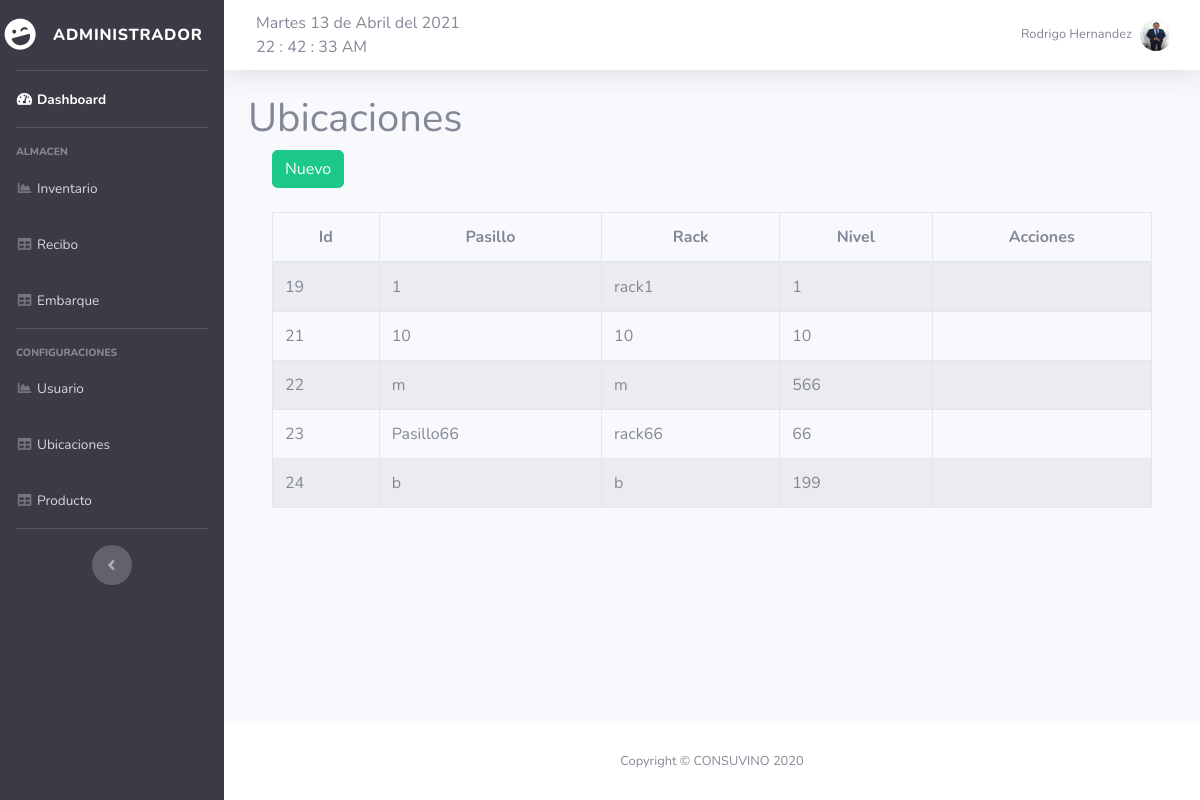
Screenshot of /localidad.php (signed in) with the database file from the repository.
### tables this page shows
CREATE TABLE `ubicacion` (
  `id` int(11) NOT NULL,
  `pasillo` varchar(50) NOT NULL,
  `rack` varchar(50) NOT NULL,
  `nivel` int(11) NOT NULL,
  `idEmpleado` int(11) NOT NULL
);

### localidad.php (the view, shortened to what this page needs)
<?php require_once "vistas/parte_superior.php"?>
    <div class="container">
        <h1>Ubicaciones</h1>
        <?php
        $pdo = new Conexion();
        $query2 =$pdo->prepare("SELECT * FROM ubicacion ");
        $query2->execute();
        $data=$query2->fetchAll(PDO::FETCH_ASSOC);
        ?>
        <div class="container">
            <div class="row">
                <div class="col-lg-12">
                    <button id="btnNuevol" type="button" class="btn btn-success" data-toggle="modal">Nuevo</button>
                </div>
            </div>
        </div>
        <br>
        <div class="container">
            <div class="row">
                <div class="col-lg-12">
                    <div class="table-responsive">
                        <table id="tablaUbicacion" class="table table-striped table-bordered table-condensed" style="width:100%">
                            <thead class="text-center">
                            <tr>
                                <th>Id</th>
                                <th>Pasillo</th>
                                <th>Rack</th>
                                <th>Nivel</th>
                                <th>Acciones</th>
                            </tr>
                            </thead>
                            <tbody>
                            <?php
                            foreach($data as $dat) {
                                ?>
                                <tr>
                                    <td><?php echo $dat['id'] ?></td>
                                    <td><?php echo $dat['pasillo'] ?></td>
                                    <td><?php echo $dat['rack'] ?></td>
                                    <td><?php echo $dat['nivel'] ?></td>
                                    <td></td>
                                </tr>
                                <?php
                            }
                            ?>
                            </tbody>
                        </table>
                    </div>
                </div>
            </div>
        </div>
    </div>
<?php require_once "vistas/parte_inferior.php"?>

### vistas/parte_superior.php (shortened to what this page needs)
<!DOCTYPE html>
<html lang="en">
<head>
  <link href="vendor/fontawesome-free/css/all.min.css" rel="stylesheet" type="text/css">
  <link href="css/sb-admin-2.min.css" rel="stylesheet">
    <link rel="stylesheet" type="text/css" href="vendor/datatables/datatables.min.css"/>
    <link rel="stylesheet"  type="text/css" href="vendor/datatables/DataTables-1.10.18/css/dataTables.bootstrap4.min.css">
    <link rel="stylesheet" href="reloj.css">
    <link rel="stylesheet" href="style.css">
</head>
<body id="page-top">
  <div id="wrapper">
    <ul class="navbar-nav bg-gray-900 sidebar sidebar-dark accordion" id="accordionSidebar">
      <a class="sidebar-brand d-flex align-items-center justify-content-center" href="index.php">
        <div class="sidebar-brand-icon rotate-n-15">
          <i class="fas fa-laugh-wink"></i>
        </div>
        <div class="sidebar-brand-text mx-3"><?php echo $_SESSION['privilegios']; ?> </sup></div>
      </a>
        <hr class="sidebar-divider my-0">
        <li class="nav-item active">
            <a class="nav-link" href="index.php"><i class="fas fa-fw fa-tachometer-alt"></i><span>Dashboard</span></a>
        </li>
        <hr class="sidebar-divider">
        <div class="sidebar-heading"> Almacen </div>
        <li class="nav-item">
            <a class="nav-link" href="inventario.php"><i class="fas fa-fw fa-chart-area"></i><span>Inventario</span></a>
        </li>
        <li class="nav-item">
            <a class="nav-link" href="recibo.php"><i class="fas fa-fw fa-table"></i><span>Recibo</span></a>
        </li>
        <li class="nav-item">
            <a class="nav-link" href="embarque.php"><i class="fas fa-fw fa-table"></i><span>Embarque</span></a>
        </li>
        <?php
        if ($_SESSION['privilegios'] == 'Administrador') {
            echo '
        <hr class="sidebar-divider">
        <div class="sidebar-heading">
            Configuraciones
        </div>
        <li class="nav-item">
            <a class="nav-link" href="Usuario.php"><i class="fas fa-fw fa-chart-area"></i><span>Usuario</span></a>
        </li>
        <li class="nav-item">
            <a class="nav-link" href="localidad.php"><i class="fas fa-fw fa-table"></i><span>Ubicaciones</span></a>
        </li>
        <li class="nav-item">
            <a class="nav-link" href="producto.php"><i class="fas fa-fw fa-table"></i><span>Producto</span></a>
        </li>
        <hr class="sidebar-divider d-none d-md-block">';
        }
        ?>
      <div class="text-center d-none d-md-inline">
        <button class="rounded-circle border-0" id="sidebarToggle"></button>
      </div>
    </ul>
    <div id="content-wrapper" class="d-flex flex-column">
      <div id="content">
        <nav class="navbar navbar-expand navbar-light bg-white topbar mb-4 static-top shadow">
            <form
                    class="d-none d-sm-inline-block form-inline mr-auto ml-md-3 my-2 my-md-0 mw-100 navbar-search">
                <div class="input-group">
                    <div class="widget">
                        <div class="fecha">
                            <p id="diaSemana" class="diaSemana">Martes</p>
                            <p id="dia" class="dia">27</p>
                            <p>de </p>
                            <p id="mes" class="mes">Octubre</p>
                            <p>del </p>
                            <p id="year" class="year">2015</p>
                            <section class="hora">
                                <p id="horas" class="horas">11</p>
                                <p>:</p>
                                <p id="minutos" class="minutos">48</p>
                                <p>:</p>
                                <p id="segundos" class="segundos">12</p>
                                <p id="ampm" class="ampm">AM</p>
                            </section>
                        </div>
                    </div>
                </div>
            </form>
          <ul class="navbar-nav ml-auto">
            <li class="nav-item dropdown no-arrow">
              <a class="nav-link dropdown-toggle" href="#" id="userDropdown" role="button" data-toggle="dropdown" aria-haspopup="true" aria-expanded="false">
                  <span class="mr-2 d-none d-lg-inline text-gray-600 small"><?php echo $_SESSION['nombreUsuario']; ?></span>
                  <?php
                  if ($_SESSION['foto'] == '') {
                      echo '<img src="img/profileUser.svg" class="img-profile rounded-circle" >';
                  } else {
                      echo '<img src="' . $_SESSION['foto'] . '" class="img-profile rounded-circle">';
                  }
                  ?>
              </a>
            </li>
          </ul>
        </nav>

### vistas/parte_inferior.php (shortened to what this page needs)
      </div>
      <footer class="sticky-footer bg-white">
        <div class="container my-auto">
          <div class="copyright text-center my-auto">
              <span>Copyright &copy; CONSUVINO 2020</span>
          </div>
        </div>
      </footer>
    </div>
  </div>
</body>
</html>

### reloj.css (style rules this page uses)
.widget p { margin: auto; display: inline-block; line-height: 1em; }

### rows the page displays
ubicacion: id "19", pasillo "1", rack "rack1", nivel "1"
ubicacion: id "21", pasillo "10", rack "10", nivel "10"
ubicacion: id "22", pasillo "m", rack "m", nivel "566"
ubicacion: id "23", pasillo "Pasillo66", rack "rack66", nivel "66"
ubicacion: id "24", pasillo "b", rack "b", nivel "199"

### other values shown
$_SESSION['privilegios'] "ADMINISTRADOR"
$_SESSION['nombreUsuario'] "Rodrigo Hernandez"
